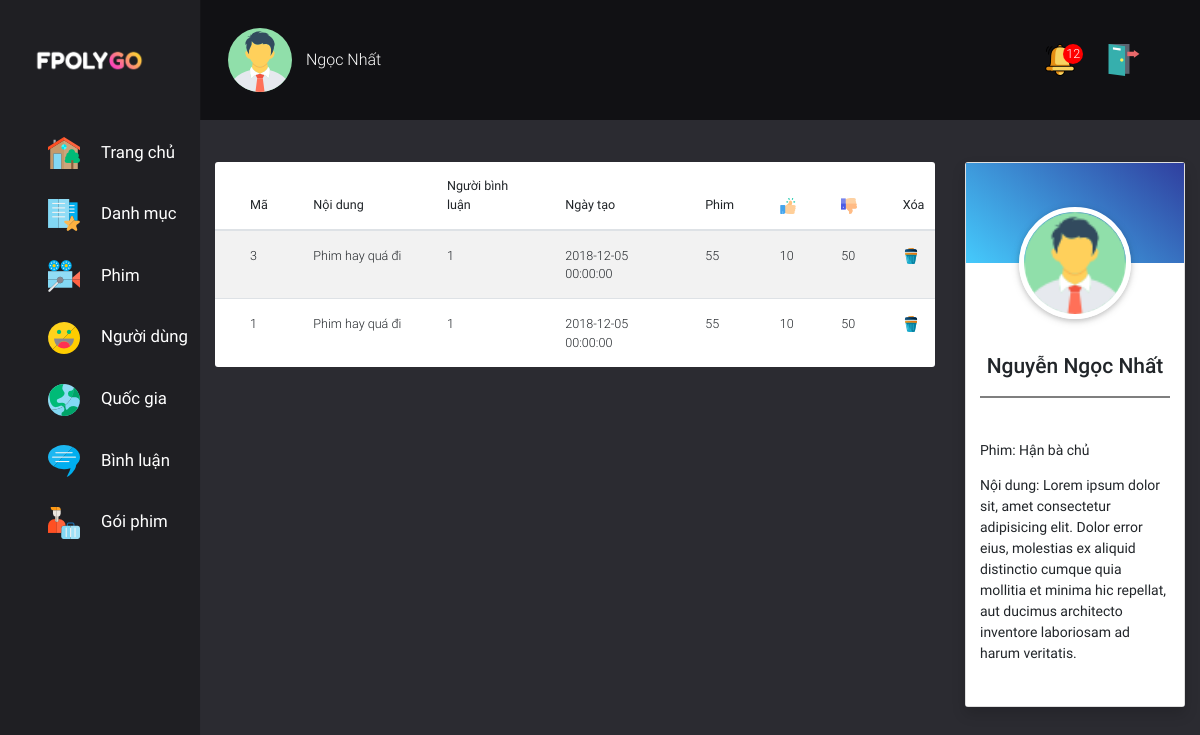
The app's page /REST/Page/index.php?page=comment with its own data.
### tables this page shows
CREATE TABLE `comment` (
  `id` int(11) NOT NULL,
  `content` varchar(250) NOT NULL,
  `id_customer` int(11) NOT NULL,
  `date` datetime DEFAULT NULL,
  `id_movie` int(11) NOT NULL,
  `likes` int(10) DEFAULT '0',
  `unlikes` int(10) DEFAULT '0'
);

### REST/DAO/pdo.php (called while the page is built, shortened)
<?php
function pdo_get_connection(){
    $dburl = "mysql:host=localhost;dbname=fpolygo;charset=utf8";
    $username = 'root';
    $password = '';
    $conn = new PDO($dburl, $username, $password);
    $conn->setAttribute(PDO::ATTR_ERRMODE, PDO::ERRMODE_EXCEPTION);
    return $conn;
}
function pdo_query($sql){
    $sql_args = array_slice(func_get_args(), 1);
    try{
        $conn = pdo_get_connection();
        $stmt = $conn->prepare($sql);
        $stmt->execute($sql_args);
        $rows = $stmt->fetchAll();
        return $rows;
    }
    catch(PDOException $e){
        throw $e;
    }
    finally{
        unset($conn);
    }
}
?>

### REST/DAO/comment.php (called while the page is built, shortened)
<?php
require_once 'pdo.php';
function comment_select_all(){
    $sql = "SELECT * FROM comment ORDER BY id DESC";
    return pdo_query($sql);
}
?>

### REST/Page/view/comment.php (the view, shortened to what this page needs)
<?php
     $comment = comment_select_all();
  ?>
 <section class="main-movie col-10">
     <?php require './view/template/admin.php'; ?>
   <div class="container-fluid">
     <div class="row  mb-5 mt-5 RootClass RootClass">
         <div class="col-md-9">
             <table class="table table-striped bg-white font-weight-bold mb-0 p-4 tableComment">
                 <thead>
                 <tr p-4>
                     <th scope="col">Mã</th>
                     <th scope="col">Nội dung</th>
                     <th scope="col">Người bình luận</th>
                     <th scope="col">Ngày tạo</th>
                     <th scope="col">Phim</th>
                     <th scope="col"><img src="./public/img/like.png" alt=""></th>
                     <th scope="col"><img src="./public/img/dislike.png" alt=""></th>
                     <th scope="col">Xóa</th>
                 </tr>
                 </thead>
                 <tbody>
                     <?php
                         foreach ($comment as $comment) {
                             extract($comment);
                             echo
                             " <tr data-id='$id'>
                                 <td>$id</td>
                                 <td class='content-comment'>$content</td>
                                 <td>$id_customer</td>
                                 <td>$date</td>
                                 <td>$id_movie</td>
                                 <td>$likes</td>
                                 <td>$unlikes</td>
                                 <td><img class='icons delete' src='./public/img/trash.png' alt=''></td>
                             </tr>";
                         }
                     ?>
                 </tbody>
             </table>
         </div>
         <div class="col-md-3">
             <div class="card-custom shadow card">
                 <div class="box-bottom bg-white">
                     <figure>
                         <div class="box-image">
                             <img class="z-depth-1 rounded-circle  card-image" src="./public/img/admin.png" alt="">
                         </div>
                         <figcaption class="p-3">
                             <h4 class=' card-name'><span>Nguyễn Ngọc Nhất</span></h4>
                             <p class=' card-movie'>Phim: <span>Hận bà chủ</span></p>
                             <p class=' card-content'> Nội dung: <span>Lorem ipsum dolor sit, amet consectetur adipisicing elit. Dolor error eius, molestias ex aliquid distinctio cumque quia mollitia et minima hic repellat, aut ducimus architecto inventore laboriosam ad harum veritatis.</span></p>
                         </figcaption>
                     </figure>
                 </div>
             </div>
         </div>
     </div>
   </div>
 </section>

### REST/Page/public/css/style.css (style rules this page uses)
table { border-radius: 3px }
body { position: relative; }
tr { cursor: pointer; }
table.table td,table.table th { padding-left: 2.5rem }
.main-movie { position: relative; height: 100vh; }
.content-comment { white-space: nowrap; max-width: 14rem; overflow: hidden; text-overflow: ellipsis; }

### records on screen
comment: id "3", content "Phim hay quá đi", id_customer "1", date "2018-12-05 00:00:00", id_movie "55", likes "10", unlikes "50"
comment: id "1", content "Phim hay quá đi", id_customer "1", date "2018-12-05 00:00:00", id_movie "55", likes "10", unlikes "50"
